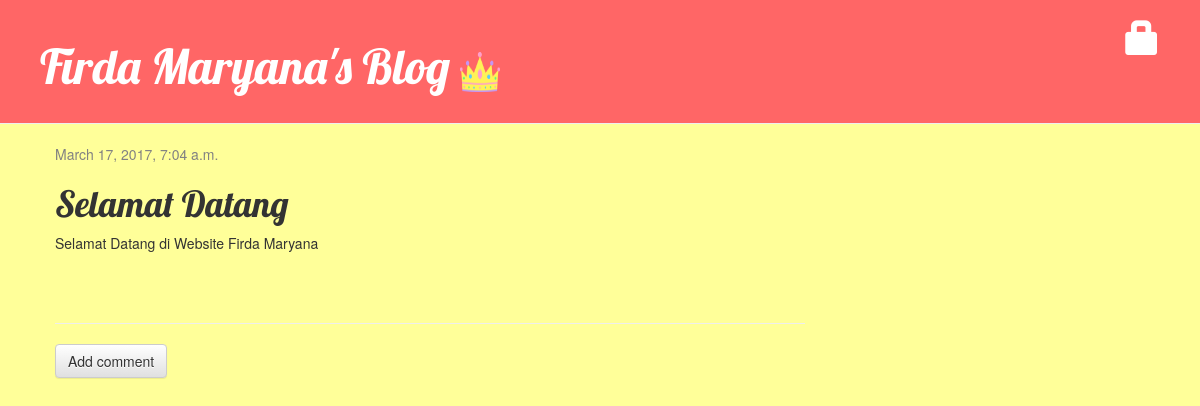
Page /blog/post/1/ on the committed database.
### blog/models.py (models this page shows, shortened)
class Post(models.Model):
    author = models.ForeignKey('auth.User')
    title = models.CharField(max_length=200)
    text = models.TextField()
    created_date = models.DateTimeField(
            default=timezone.now)
    published_date = models.DateTimeField(
            blank=True, null=True)

### blog/views.py (the view)
# urls.py: url(r'^post/(?P<pk>\d+)/$', views.post_detail, name='post_detail'),
def post_detail(request, pk):
    post = get_object_or_404(Post, pk=pk)
    return render(request, 'blog/post_detail.html', {'post': post})

### blog/templates/blog/post_detail.html (shortened to what this page needs)
{% extends 'blog/base.html' %}
{% block content %}
    <div class="post">
       {% if post.published_date %}
    <div class="date">
        {{ post.published_date }}
    </div>
{% else %}
    <a class="btn btn-default" href="{% url 'post_publish' pk=post.pk %}">Publish</a>
{% endif %}
        <h1>{{ post.title }}</h1>
        <p>{{ post.text|linebreaksbr }}</p>
    </div>
<hr>
<a class="btn btn-default" href="{% url 'add_comment_to_post' pk=post.pk %}">Add comment</a>
{% endblock %}

### blog/static/css/blog.css (style rules this page uses)
h1, h2, h3, h4 { font-family: 'Lobster', cursive; }
.date { color: #828282; }
.post { margin-bottom: 70px; }
body { background-color: #FFFF99; }

### rows in the picture
Post: published_date "March 17, 2017, 7:04 a.m.", title "Selamat Datang", text "Selamat Datang di Website Firda Maryana"
